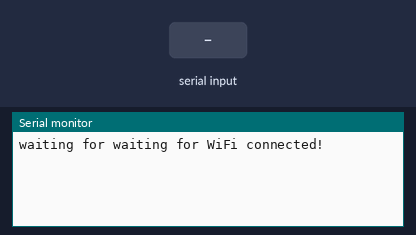
The sketch below on a simulated ESP8266 (NodeMCU). Shown: the last lines printed to the serial monitor. Inputs (shaded band) come from the test bench. WiFi joins after 1.5 s; servers stay silent unless stated.

Above: at 3.2 s.
3.3 s: "1" received over Serial
At 5.7 s:
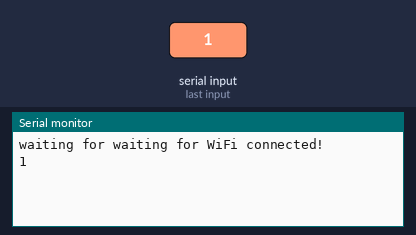
6.1 s: "0" received over Serial
At 7.5 s:
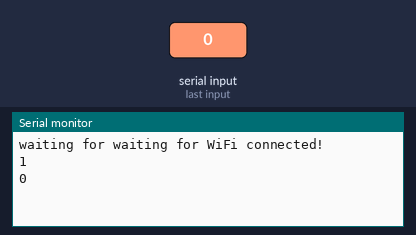
7.6 s: "2" received over Serial
At 10.2 s:
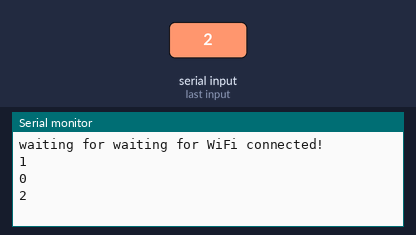

Measured:
- after the input at 3.3 s, the serial monitor: prints a new line after 1.3 s (image 1)
- after the input at 6.1 s, the serial monitor: prints a new line after 1.3 s (image 2)
- after the input at 7.6 s, the serial monitor: prints a new line after 1.3 s (image 3)

The sketch:

saoma.ino
```cpp
#include <ESP8266HTTPClient.h>
#include <ESP8266WiFi.h>
const char* ssid = "zhenbang";//wifi设置换成自己的
const char*  password = "17718409969";

void setup() {
  Serial.begin(9600, SERIAL_8N1);   // 初始化串口通讯波特率为9600

  WiFi.mode(WIFI_STA);
  WiFi.begin(ssid, password);
  while (WiFi.status() != WL_CONNECTED)
  {
    delay(1000);
    Serial.print("waiting for ");
  }
  Serial.println("WiFi connected!");   // NodeMCU将通过串口监视器输出"连接成功"信息。
}

void loop() {
  String info = "";
  while (Serial.available() > 0) {
    delay(300);
    info = Serial.readString();
    Serial.println(info);
  }
}
```
